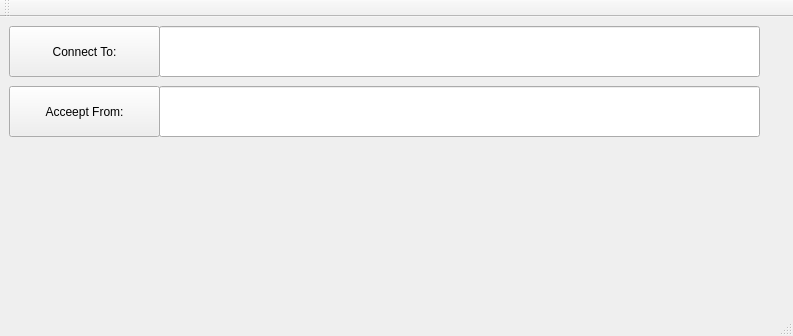
<?xml version="1.0" encoding="UTF-8"?>
<ui version="4.0">
 <class>MainWindow</class>
 <widget class="QMainWindow" name="MainWindow">
  <property name="geometry">
   <rect>
    <x>0</x>
    <y>0</y>
    <width>793</width>
    <height>336</height>
   </rect>
  </property>
  <property name="windowTitle">
   <string>MainWindow</string>
  </property>
  <widget class="QWidget" name="centralWidget">
   <widget class="QStackedWidget" name="stackedWidget">
    <property name="geometry">
     <rect>
      <x>-1</x>
      <y>-1</y>
      <width>791</width>
      <height>281</height>
     </rect>
    </property>
    <property name="styleSheet">
     <string notr="true">font: 16pt &quot;MS Shell Dlg 2&quot;;</string>
    </property>
    <widget class="QWidget" name="startupMenuPage">
     <widget class="QPushButton" name="connectToBtn">
      <property name="geometry">
       <rect>
        <x>10</x>
        <y>10</y>
        <width>151</width>
        <height>51</height>
       </rect>
      </property>
      <property name="text">
       <string>Connect To:</string>
      </property>
     </widget>
     <widget class="QLineEdit" name="connectToLine">
      <property name="geometry">
       <rect>
        <x>160</x>
        <y>10</y>
        <width>601</width>
        <height>51</height>
       </rect>
      </property>
     </widget>
     <widget class="QPushButton" name="acceptFromBtn">
      <property name="geometry">
       <rect>
        <x>10</x>
        <y>70</y>
        <width>151</width>
        <height>51</height>
       </rect>
      </property>
      <property name="text">
       <string>Acceept From:</string>
      </property>
     </widget>
     <widget class="QLineEdit" name="acceptFromLine">
      <property name="geometry">
       <rect>
        <x>160</x>
        <y>70</y>
        <width>601</width>
        <height>51</height>
       </rect>
      </property>
     </widget>
    </widget>
    <widget class="QWidget" name="tryingToConnectPage">
     <widget class="QLabel" name="tryingToConnectLabel">
      <property name="enabled">
       <bool>true</bool>
      </property>
      <property name="geometry">
       <rect>
        <x>290</x>
        <y>130</y>
        <width>167</width>
        <height>25</height>
       </rect>
      </property>
      <property name="acceptDrops">
       <bool>false</bool>
      </property>
      <property name="autoFillBackground">
       <bool>false</bool>
      </property>
      <property name="frameShadow">
       <enum>QFrame::Plain</enum>
      </property>
      <property name="text">
       <string>Trying to Connect</string>
      </property>
      <property name="scaledContents">
       <bool>false</bool>
      </property>
      <property name="alignment">
       <set>Qt::AlignCenter</set>
      </property>
      <property name="wordWrap">
       <bool>false</bool>
      </property>
      <property name="openExternalLinks">
       <bool>false</bool>
      </property>
     </widget>
    </widget>
    <widget class="QWidget" name="chatPage">
     <widget class="QTextEdit" name="sendText">
      <property name="geometry">
       <rect>
        <x>10</x>
        <y>140</y>
        <width>711</width>
        <height>101</height>
       </rect>
      </property>
     </widget>
     <widget class="QPushButton" name="sendBtn">
      <property name="geometry">
       <rect>
        <x>720</x>
        <y>140</y>
        <width>71</width>
        <height>101</height>
       </rect>
      </property>
      <property name="text">
       <string>Send</string>
      </property>
     </widget>
     <widget class="QListWidget" name="chatList">
      <property name="geometry">
       <rect>
        <x>10</x>
        <y>10</y>
        <width>711</width>
        <height>131</height>
       </rect>
      </property>
     </widget>
     <widget class="QPushButton" name="exitBtn">
      <property name="geometry">
       <rect>
        <x>10</x>
        <y>240</y>
        <width>781</width>
        <height>31</height>
       </rect>
      </property>
      <property name="text">
       <string> Exit Chat</string>
      </property>
     </widget>
    </widget>
   </widget>
  </widget>
  <widget class="QMenuBar" name="menuBar">
   <property name="geometry">
    <rect>
     <x>0</x>
     <y>0</y>
     <width>793</width>
     <height>21</height>
    </rect>
   </property>
  </widget>
  <widget class="QToolBar" name="mainToolBar">
   <attribute name="toolBarArea">
    <enum>TopToolBarArea</enum>
   </attribute>
   <attribute name="toolBarBreak">
    <bool>false</bool>
   </attribute>
  </widget>
  <widget class="QStatusBar" name="statusBar"/>
 </widget>
 <layoutdefault spacing="6" margin="11"/>
 <resources/>
 <connections/>
</ui>
